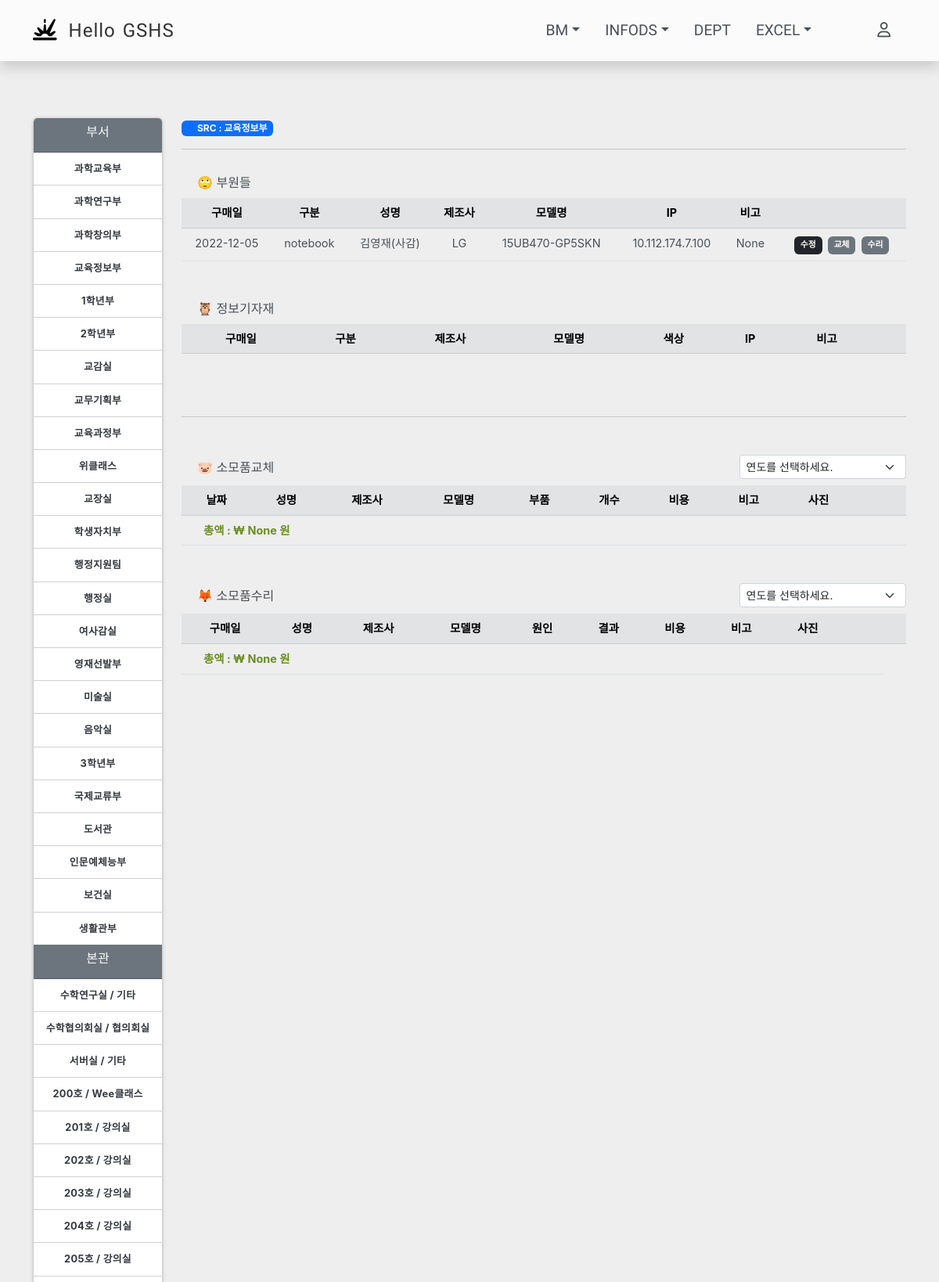
/gigi/buseo/교육정보부/ (upper part), run on the app's committed database.
### gshsapp/models.py (models this page shows, shortened)
class Location(models.Model):
    LGUBUN = (
        ('부서','부서'),
        ('강의실','강의실'),
        ('실험실','실험실'),
        ('협의회실','협의회실'),
        ('강당','강당'),
        ('서버실','서버실'),
        ('Wee클래스','Wee클래스'),
        ('동아리실','동아리실'),
        ('기타','기타'),
    )
    BGUBUN = (
        ('본관','본관'),
        ('SRC','SRC'),
        ('학술정보관','학술정보관'),
        ('학습관','학습관'),
        ('자치관','자치관'),
        ('창조관','창조관'),
        ('급식소','급식소'),
        ('우정1관','우정1관'),
        ('우정2관','우정2관'),
        ('아름관','아름관'),
    )
    building = models.CharField(max_length=50, choices=BGUBUN)
    hosil = models.CharField(max_length=20)
    locationgubun = models.CharField(max_length=20, default='기타', choices=LGUBUN)
    bigo = models.CharField(max_length=100, null=True, blank=True)
    class Meta:
        db_table = "location"

class Gigiinfo(models.Model):
    COLOR_SELECT = (
        ('None',None),
        ('블랙','블랙'),
        ('컬러','컬러'),
    )
    date = models.DateField(default=timezone.now)
    buyproduct = models.ForeignKey(Buyproduct, on_delete=models.CASCADE, related_name='gigiinfo')
    location = models.ForeignKey(Location, on_delete=models.CASCADE, related_name='gigiinfo')
    user = models.ForeignKey(User, on_delete=models.CASCADE, related_name='gigiinfo', null=True, blank=True)
    ip = models.CharField(max_length=20, null=True, blank=True)
    color = models.CharField(max_length=10, choices=COLOR_SELECT, default=None, blank=True)
    jaego = models.BooleanField(default=False)
    notuse = models.BooleanField(default=False)
    bigo = models.CharField(max_length=100, null=True, blank=True)
    class Meta:
        db_table = "gigiinfo"

class Buyproduct(models.Model):
    gubun = models.ForeignKey(Gubun, on_delete=models.CASCADE, related_name='buyproduct')
    company = models.CharField(max_length=20)
    model = models.CharField(max_length=30)
    bigo = models.CharField(max_length=100, null=True, blank=True)
    class Meta:
        db_table = "buyproduct"

class Gubun(models.Model):
    GUBUN = (
        ('Buyproduct', '구매Table'),
        ('Replacement', '교체Table'),
        ('Repair', '수리Table'),
    )
    tablename = models.CharField(max_length=20, default='', choices=GUBUN)
    gubun = models.CharField(max_length=50)
    def __str__(self):
        return self.gubun
    class Meta:
        db_table = "gubun"

### login/models.py (models this page shows)
class User(AbstractUser):
    objects = UserManager()
    username = models.CharField(max_length=20, null=True, unique=True, blank=True)
    password = models.CharField(max_length=100, null=True, blank=True)
    email = models.CharField(max_length=50, null=True, blank=True)
    is_active = models.BooleanField(default=True)
    name = models.CharField(max_length=50, null=True)
    subject = models.CharField(max_length=50, null=True)
    USERNAME_FIELD = 'username'
    def __str__(self):
        return f'{self.name}({self.subject})'
    class Meta:
        db_table = "user"

### gshsapp/views.py (the view)
# urls.py: path('gigi/buseo/<str:buseogubun>/', views.InfogigiBuseo, name='gigi_buseo'),
def InfogigiBuseo(request, buseogubun):
    gubun = request.GET.get('gubun',False)
    if gubun:
        data = {}
        data['gubun'] = gubun
        changeyear = request.GET.get('buseoyear','')
        buseogubun = request.GET.get('buseogubun','')
        a_date = changeyear +"-3-1"
        start_date = datetime.datetime.strptime(a_date, '%Y-%m-%d').date()
        end_date = start_date+ datetime.timedelta(days=364)
        if gubun == 'change':
            changes = Replacement.objects.filter(gigiinfo__location__hosil=buseogubun, date__range=[start_date, end_date]).annotate(changeTotal = F('count') *  F('cost'))
            changeTotalCost = changes.aggregate(Sum('changeTotal'))
            data['html_buseo'] = render_to_string('gshsapp/snipet/buseo_change_list.html', {"changeyear":changeyear, "changes":changes, "changeTotalCost":changeTotalCost})
        else:
            repairs = Repair.objects.filter(gigiinfo__location__hosil=buseogubun, date__range=[start_date, end_date])
            repairTotalCost = repairs.aggregate(Sum('cost'))
            data['html_buseo'] = render_to_string('gshsapp/snipet/buseo_repair_list.html', {"changeyear":changeyear, "repairs":repairs, "repairTotalCost":repairTotalCost})
        return JsonResponse(data)
    else:
        buseos = Location.objects.filter(locationgubun='부서')
        gitas = Location.objects.exclude(locationgubun='부서')
        buseo_name = Location.objects.get(hosil=buseogubun)
        building = buseo_name.building
        a_date = str(datetime.datetime.today().year) +"-3-1"
        start_date = datetime.datetime.strptime(a_date, '%Y-%m-%d').date()
        end_date = start_date+ datetime.timedelta(days=364)
        repairs = Repair.objects.filter(gigiinfo__location__hosil=buseogubun, date__range=[start_date, end_date])
        repairTotalCost = repairs.aggregate(Sum('cost'))
        changes = Replacement.objects.filter(gigiinfo__location__hosil=buseogubun, date__range=[start_date, end_date]).annotate(changeTotal = F('count') *  F('cost'))
        changeTotalCost = changes.aggregate(Sum('changeTotal'))
        members = buseo_name.gigiinfo.exclude(user__is_active =False).filter(jaego=False, notuse=False)
        return render(request, 'gshsapp/buseo.html', {'buseos':buseos,'building':building, 'gitas':gitas, 'members':members, 'changes':changes,'repairs':repairs, 'buseogubun':buseogubun, 'repairTotalCost':repairTotalCost, 'changeTotalCost':changeTotalCost})

### gshsapp/templates/gshsapp/buseo.html (shortened to what this page needs)
{% extends 'base.html' %}
{% block content %}
{% load humanize %}
{% load static %}
<div class="row">
    <div class="col-md-2">
        <div class="card box_shadow">
            <div class="card-header bg-secondary text-light text-center">
              <h6>부서</h6>
            </div>
            <div class="card-body">
                <ul style="margin-bottom: 0;">
                {% for buseo in buseos %}
                  {% if buseo.locationgubun == '부서' %}
                    <li><a class="buseo-gubun" href="{% url 'gshsapp:gigi_buseo' buseo.hosil %}" title="{{ gita.bigo }}">{{buseo.hosil }}</a></li>
                  {% endif %}
                {% endfor %}
                </ul>
            </div>
            <div class="card-header bg-secondary text-light text-center">
              <h6>본관</h6>
            </div>
            <div class="card-body">
                <ul style="margin-bottom: 0;">
                {% for gita in gitas %}
                  {% if gita.building == '본관' %}
                    <li><a class="buseo-gubun" href="{% url 'gshsapp:gigi_buseo' gita.hosil %}" title="{{ gita.bigo }}"> {{ gita.hosil}} / {{gita.locationgubun }}</a></li>
                  {% endif %}
                {% endfor %}
                </ul>
            </div>
        </div>
    </div>
    <div class="col-md-10">
      <div>
        <span style="padding-left: 20px;" class="badge bg-primary">{{ building }} : {{ buseogubun }}</span>
      </div>
      <hr>
      <div style="margin-top: 30px;">
        <span style="padding-left: 20px;">🙄 부원들 </span>
      </div>
      <table class="table text-center mt-2">
          <thead class="table-secondary">
            <tr>
              <th scope="col">구매일</th>
              <th scope="col">구분</th>
              <th scope="col">성명</th>
              <th scope="col">제조사</th>
              <th scope="col">모델명</th>
              <th scope="col">IP</th>
              <th scope="col">비고</th>
              <th scope="col"></th>
            </tr>
          </thead>
          <tbody id="buwonInsert">
            {% for gigi in members %}
            {% if gigi.user %}
            <tr>
              <td>{{ gigi.date|date:"Y-m-d" }}</td>
              <td>{{ gigi.buyproduct.gubun }}</td>
              <td>{{ gigi.user }}</td>
              <td>{{ gigi.buyproduct.company }}</td>
              <td>{{ gigi.buyproduct.model }}</td>
              <td>{{ gigi.ip }}</td>
              <td>{{ gigi.bigo }}</td>
              <td>
                <span class="buwon-update gitamenu badge bg-dark" data-buseo="{{buseogubun}}" type="button" data-url="{% url 'gshsapp:gigi_buseo_update' pk=gigi.id %}">수정</span>
                <a href="{% url 'gshsapp:gigi_change' gigi.id %}?next={{request.path}} ">
                  <span class="gitamenu badge bg-secondary">교체</span>
                </a>
                <a href="{% url 'gshsapp:gigi_suri' gigi.id %}?next={{request.path}} ">
                  <span class="gitamenu badge bg-secondary">수리</span>
                </a>
              </td>
            </tr>
            {% endif %}
            {% endfor %}
          </tbody>
        </table>
        <div class="mt-5">
          <span style="padding-left: 20px;">🦉 정보기자재 </span>
        </div>
        <table class="table text-center mt-2">
          <thead class="table-secondary">
            <tr>
              <th scope="col">구매일</th>
              <th scope="col">구분</th>
              <th scope="col">제조사</th>
              <th scope="col">모델명</th>
              <th scope="col">색상</th>
              <th scope="col">IP</th>
              <th scope="col">비고</th>
              <th scope="col"></th>
            </tr>
          </thead>
        </table>
        <br><br><hr>
        <div class="mt-5 row">
          <div class="col-md-5 pt-1"><span style="padding-left: 20px;">🐷 소모품교체 </span></div>
          <div class="ms-auto col-md-3" id="changeSelect">
            <select class="form-select form-select-sm change_year" data-buseo="{{buseogubun}}" data-gubun="change" aria-label=".form-select-sm">
              <option selected>연도를 선택하세요.</option>
            </select>
          </div>
        </div>
        <table class="table text-center mt-2">
          <thead class="table-secondary">
            <tr>
              <th scope="col">날짜</th>
              <th scope="col">성명</th>
              <th scope="col">제조사</th>
              <th scope="col">모델명</th>
              <th scope="col">부품</th>
              <th scope="col">개수</th>
              <th scope="col">비용</th>
              <th scope="col">비고</th>
              <th scope="col">사진</th>
              <th scope="col"></th>
              <th scope="col"></th>
            </tr>
          </thead>
          <tbody id="changes_list">
          <tr>
            <td colspan="11">
              <div style="text-align: left;">
                <span style="margin-left:20px;font-size: 0.9rem; font-weight: bold;color:olivedrab;"> 총액 : &#8361; {{changeTotalCost.changeTotal__sum|intcomma}} 원</span>
              </div>
            </td>
          </tr>
          </tbody>
        </table>
        <div class="mt-5 row">
          <div class="col-md-5 pt-1"><span style="padding-left: 20px;">🦊 소모품수리 </span></div>
          <div class="ms-auto col-md-3" id="repairSelect">
            <select class="form-select form-select-sm change_year" data-buseo="{{buseogubun}}" data-gubun="repair" aria-label=".form-select-sm">
              <option selected>연도를 선택하세요.</option>
            </select>
          </div>
        </div>
        <table class="table text-center mt-2">
          <thead class="table-secondary">
            <tr>
              <th scope="col">구매일</th>
              <th scope="col">성명</th>
              <th scope="col">제조사</th>
              <th scope="col">모델명</th>
              <th scope="col">원인</th>
              <th scope="col">결과</th>
              <th scope="col">비용</th>
              <th scope="col">비고</th>
              <th scope="col">사진</th>
              <th scope="col" style="width: 3%;"></th>
              <th scope="col" style="width: 3%;"></th>
              <th scope="col" style="width: 3%;"></th>
            </tr>
          </thead>
          <tbody id="repairs_list">
        <tr>
          <td colspan="11">
            <div style="text-align: left;">
              <span style="margin-left:20px;font-size: 0.9rem; font-weight: bold;color:olivedrab;"> 총액 : &#8361; {{repairTotalCost.cost__sum|intcomma}} 원</span>
            </div>
          </td>
        </tr>
          </tbody>
        </table>
    </div>
<link href="{% static 'css/lightbox.min.css' %}" rel="stylesheet" >
{% endblock %}

### static/css/gshs.css (style rules this page uses)
html, body { -ms-overflow-style: none; background-color: #eee; color: #495057; font-family: "NotoSansKR-Regular", -apple-system, BlinkMacSystemFont, "Segoe UI", Roboto, "Helvetica Neue", Arial, "Noto Sans", sans-serif, "Apple Color Emoji", "Segoe UI Emoji", "Segoe UI Symbol", "Noto Color Emoji"; }
a { text-decoration: none; }
.table { --bs-table-color: #495057; color: #495057; font-size: 0.9rem; }
.gitamenu { margin-left: 3px; padding: 6px 8px; }
.box_shadow { box-shadow: 0 2px 2px 0 rgb(0 0 0 / 12%), 0 3px 1px -2px rgb(0 0 0 / 6%), 0 1px 5px 0 rgb(0 0 0 / 12%); }
.card-body { padding: 0; }
.card-body ul { padding: 0; }
.card-body li { list-style-type: none; letter-spacing: 0.3px; padding: 11px; margin: 0; color: #495057; text-align: center; border-bottom: 1px solid #d0d0d0; font-size: 0.8rem; font-weight: bold; }
.card-body li:last-child { border-bottom: 0; }
a.buseo-gubun { color: #343a40; }

### data on the page
Location: hosil "과학교육부"
Location: hosil "과학연구부"
Location: hosil "과학창의부"
Location: hosil "교육정보부", building "SRC"
Location: hosil "1학년부"
Location: hosil "2학년부"
Location: hosil "교감실"
Location: hosil "교무기획부"
Location: hosil "교육과정부"
Location: hosil "위클래스"
Location: hosil "교장실"
Location: hosil "학생자치부"
Location: hosil "행정지원팀"
Location: hosil "행정실"
Location: hosil "여사감실"
Location: hosil "영재선발부"
Location: hosil "미술실"
Location: hosil "음악실"
Location: hosil "3학년부"
Location: hosil "국제교류부"
Location: hosil "도서관"
Location: hosil "인문예체능부"
Location: hosil "보건실"
Location: hosil "생활관부"
Location: hosil "수학연구실", locationgubun "기타"
Location: hosil "수학협의회실", locationgubun "협의회실"
Location: hosil "서버실", locationgubun "기타"
Location: hosil "200호", locationgubun "Wee클래스"
Location: hosil "201호", locationgubun "강의실"
Location: hosil "202호", locationgubun "강의실"
Location: hosil "203호", locationgubun "강의실"
Location: hosil "204호", locationgubun "강의실"
Location: hosil "205호", locationgubun "강의실"
Gigiinfo: date "2022-12-05", buyproduct.gubun "notebook", user "김영재(사감)", buyproduct.company "LG", buyproduct.model "15UB470-GP5SKN", ip "10.112.174.7.100", bigo "None"

### other printed values
{{ changeTotalCost.changeTotal__sum|intcomma }} "None"
{{ repairTotalCost.cost__sum|intcomma }} "None"
